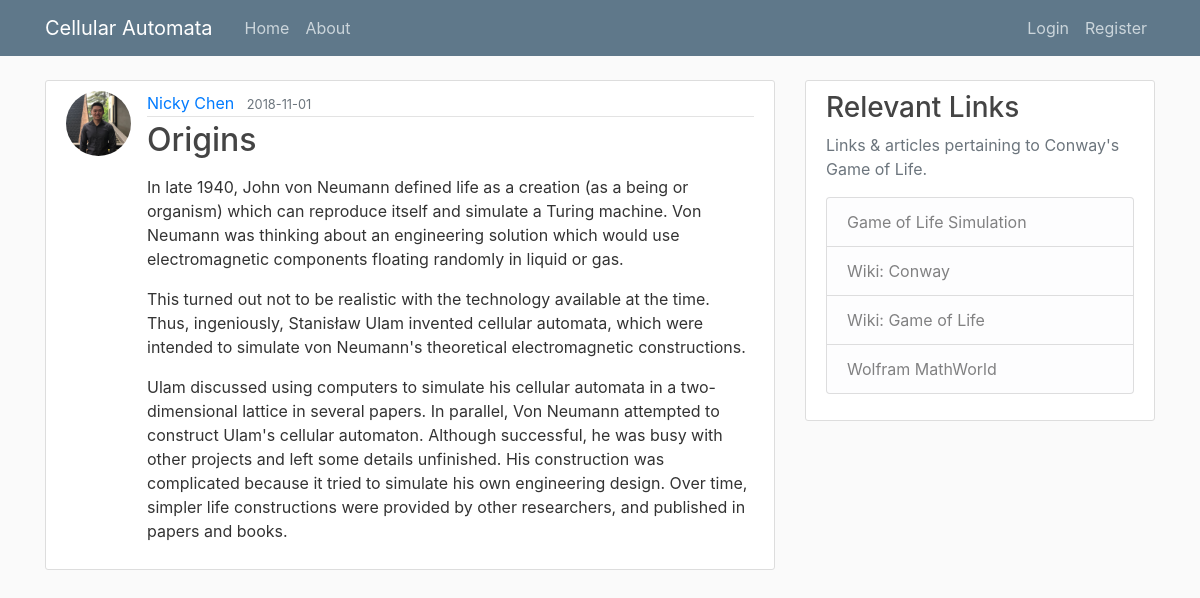
The app's page /post/4 with its own data.
### flaskblog/models.py (models this page shows, shortened)
class User(db.Model, UserMixin):
    id = db.Column(db.Integer, primary_key=True)
    username = db.Column(db.String(20), unique=True, nullable=False)
    email = db.Column(db.String(120), unique=True, nullable=False)
    image_file = db.Column(db.String(20), nullable=False,
                           default='default.jpg')
    password = db.Column(db.String(60), nullable=False)
    posts = db.relationship('Post', backref='author', lazy=True)

class Post(db.Model):
    id = db.Column(db.Integer, primary_key=True)
    title = db.Column(db.String(100), nullable=False)
    date_posted = db.Column(db.DateTime, nullable=False,
                            default=datetime.utcnow)
    content = db.Column(db.Text, nullable=False)
    user_id = db.Column(db.Integer, db.ForeignKey('user.id'), nullable=False)

### flaskblog/routes.py (the view)
@app.route("/post/<int:post_id>")
def post(post_id):
    post = Post.query.get_or_404(post_id)
    return render_template('post.html', title=post.title, post=post)

### flaskblog/templates/post.html (shortened to what this page needs)
{% extends "layout.html" %}
{%block content%}
<article class="media content-section">
    <img class="rounded-circle article-img" src="{{url_for('static', filename='profile_pics/' + post.author.image_file)}}">
    <div class="media-body">
        <div class="article-metadata">
            <a class="mr-2" href="#">{{ post.author.username }}</a>
            <small class="text-muted">{{ post.date_posted.strftime('%Y-%m-%d') }}</small>
        </div>
        <h2 class="article-title">{{ post.title }}</h2>
        <p class="article-content">{% filter markdown%} {{ post.content }} {% endfilter %}</p>
    </div>
</article>
{%endblock content%}

### flaskblog/static/main.css (style rules this page uses)
body { background: #fafafa; color: #333333; margin-top: 5rem; }
h1, h2, h3, h4, h5, h6 { color: #444444; }
.content-section { background: #ffffff; padding: 10px 20px; border: 1px solid #dddddd; border-radius: 3px; margin-bottom: 20px; }
.article-title { color: #444444; }
.article-content { white-space: pre-line; }
.article-img { height: 65px; width: 65px; margin-right: 16px; }
.article-metadata { padding-bottom: 1px; margin-bottom: 4px; border-bottom: 1px solid #e3e3e3; }

### records on screen
User: image_file (picture), author.username "Nicky Chen"
Post: date_posted "2018-11-01", title "Origins", content "In late 1940, John von Neumann defined life as a creation (as a being or organism) which can reproduce itself and simulate a Turing machine. Von Neumann was thinking about an engineering solution which would use electromagnetic components floating randomly in liquid or gas. This turned out not to be realistic with the technology available at the time. Thus, ingeniously, Stanisław Ulam invented cellular automata, which were intended to simulate von Neumann's theoretical electromagnetic constructions. Ulam discussed using computers to simulate his cellular automata in a two-dimensional lattice in several papers. In parallel, Von Neumann attempted to construct Ulam's cellular automaton.…"
